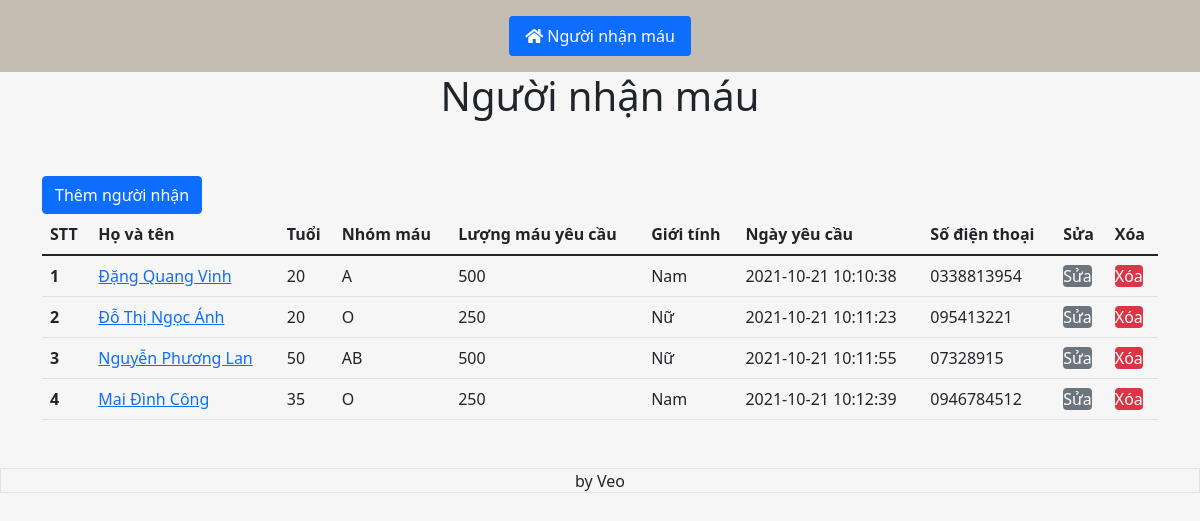
/src/index.php, run on the app's committed database.
### tables this page shows
CREATE TABLE `blood_recipient` (
  `reci_id` int(11) NOT NULL,
  `reci_name` varchar(30) NOT NULL,
  `reci_age` int(11) NOT NULL,
  `reci_bgrp` varchar(5) NOT NULL,
  `reci_bqnty` int(11) NOT NULL,
  `reci_sex` varchar(10) NOT NULL,
  `reci_reg_date` datetime NOT NULL DEFAULT current_timestamp(),
  `reci_phno` varchar(20) NOT NULL
);

### src/index.php (the view, shortened to what this page needs)
<?php
    include("template/header.php");
?>
<div class="d-flex justify-content-center">
    <h1 class="">Người nhận máu</h1>
</div>
<div class="container mt-5">
    <a class="btn btn-primary" href="add.php">Thêm người nhận</a>
    <table class="table">
    <thead>
        <tr>
        <th scope="col">STT</th>
        <th scope="col">Họ và tên</th>
        <th scope="col">Tuổi</th>
        <th scope="col">Nhóm máu</th>
        <th scope="col">Lượng máu yêu cầu</th>
        <th scope="col">Giới tính</th>
        <th scope="col">Ngày yêu cầu</th>
        <th scope="col">Số điện thoại</th>
        <th scope="col">Sửa</th>
        <th scope="col">Xóa</th>
        </tr>
    </thead>
    <tbody>
        <?php
            $sql = "select * from blood_recipient";
            $res = mysqli_query($conn, $sql);
            $i = 0;
            if(mysqli_num_rows($res)>0){
                while($row = mysqli_fetch_assoc($res)){
                    $i++;
                    $id = $row['reci_id'];
                    $name = $row['reci_name'];
                    $age = $row['reci_age'];
                    $bgrp = $row['reci_bgrp'];
                    $bqnty = $row['reci_bqnty'];
                    $sex = $row['reci_sex'];
                    $date = $row['reci_reg_date'];
                    $phno = $row['reci_phno'];?>
                    <tr>
                        <th scope="row"><?php echo $i ?></th>
                        <td><a href="<?php echo SITEURL; ?>more-detail.php?id=<?php echo $id; ?>"><?php echo $name ?></a></td>
                        <td><?php echo $age ?></td>
                        <td><?php echo $bgrp ?></td>
                        <td><?php echo $bqnty ?></td>
                        <td><?php echo $sex ?></td>
                        <td><?php echo $date ?></td>
                        <td><?php echo $phno ?></td>
                        <td>
                            <a href="<?php echo SITEURL; ?>update.php?id=<?php echo $id; ?>" class="btn-secondary rounded" style="text-decoration: none">Sửa</a>
                        </td>
                        <td>
                            <a href="<?php echo SITEURL; ?>delete.php?id=<?php echo $id; ?>" class="btn-danger rounded" style="text-decoration: none">Xóa</a>
                        </td>
                    </tr>
                    <?php
                }
            }
        ?>
    </tbody>
    </table>
</div>
<?php
    include('template/footer.php')
?>

### src/template/header.php (shortened to what this page needs)
<!DOCTYPE html>
<html lang="en">
<head>
    <link href="https://cdn.jsdelivr.net/npm/bootstrap@5.1.1/dist/css/bootstrap.min.css" rel="stylesheet">
    <link rel="stylesheet" href="https://cdnjs.cloudflare.com/ajax/libs/font-awesome/5.15.4/css/all.min.css">
</head>
<body style="background: #f6f6f6">
    <div class="sticky-top">
        <header class="d-flex justify-content-center py-3" style="background-color:#A1988299;">
            <ul class="nav nav-pills">
                <li class="nav-item"><a href="<?php echo SITEURL; ?>index.php" class="nav-link active" aria-current="page"><i class="fas fa-home pe-1"></i>Người nhận máu</a></li>
            </ul>
        </header>
    </div>

### src/template/footer.php (shortened to what this page needs)
<footer class="mt-5">
    <div class="border text-center" style="height:25px">by Veo</div>
</footer>
</body>
</html>

### data on the page
blood_recipient: reci_name "Đặng Quang Vinh", reci_age "20", reci_bgrp "A", reci_bqnty "500", reci_sex "Nam", reci_reg_date "2021-10-21 10:10:38", reci_phno "0338813954"
blood_recipient: reci_name "Đỗ Thị Ngọc Ánh", reci_age "20", reci_bgrp "O", reci_bqnty "250", reci_sex "Nữ", reci_reg_date "2021-10-21 10:11:23", reci_phno "095413221"
blood_recipient: reci_name "Nguyễn Phương Lan", reci_age "50", reci_bgrp "AB", reci_bqnty "500", reci_sex "Nữ", reci_reg_date "2021-10-21 10:11:55", reci_phno "07328915"
blood_recipient: reci_name "Mai Đình Công", reci_age "35", reci_bgrp "O", reci_bqnty "250", reci_sex "Nam", reci_reg_date "2021-10-21 10:12:39", reci_phno "0946784512"
